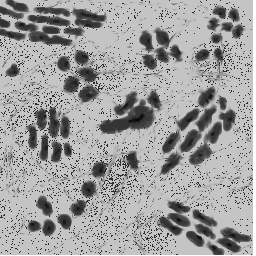
%> input picture code_for_tests/obrazy/CELLS1.BMP, 256 x 256 px
$ octave test.m   (GNU Octave 9; MATLAB toolbox functions it lacks are replaced by stand-ins)
%> lines starting %> are read from the running program, lines starting %| are printed output that depends on the picture; in (x1, y1, x2, y2) boxes, pixels count from 0 and x2, y2 are one past the last pixel; in counts of white or black regions, pixels touching at a corner belong together; the program's own positions count from 1
% [37 lines of commented-out code are left out]

 im = imread('./obrazy/CELLS1.BMP');
%> im is the input picture: size 256x256 uint8; min 10, max 255, mean 160.1
 imshow(im);title('obraz oryginalny');
 im2 = imclose(im,ones(3)); % filtracja wstępna
 im3 = im2 > 85; % segmentacja przez progowanie
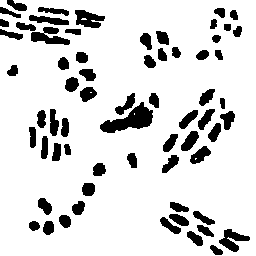
%> im3: size 256x256 logical; 85.6% white; 65 black regions, largest, box (x1, y1, x2, y2) and area: (100, 102, 153, 133) 775, (31, 27, 70, 45) 385, (75, 10, 105, 28) 346
 im3a = imerode(im3,ones(5)); % otwarcie przez rekonstrukcję
%> im3a: size 256x256 logical; 72.4% white; 24 black regions, largest, box (x1, y1, x2, y2) and area: (0, 0, 107, 47) 3245, (177, 87, 237, 166) 2473, (27, 107, 73, 163) 1758
 im4 = imreconstruct(im3a,im3); % obrazu po segmentacji
%> im4: size 256x256 logical; 85.6% white; 65 black regions, largest, box (x1, y1, x2, y2) and area: (100, 102, 153, 133) 777, (31, 27, 70, 45) 385, (75, 10, 105, 28) 356
 figure; imshow([im im2 ; im2uint8(im3) im2uint8(im4)]);
%> after `imshow([im im2 ; im2uint8(im3) im2uint8(im4)])`:
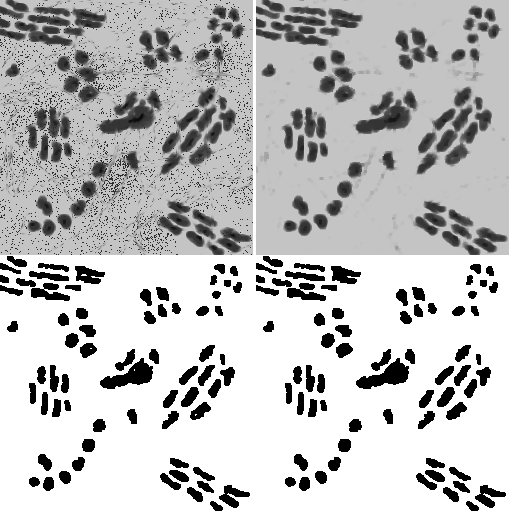
%> displayed picture: size 512x512, on the screen's scale of 0 to 255; min 0, max 255, mean 191.7
 title('filtracja i segmentacja');
[im5 n] = bwlabel(~im4); % etykietowanie
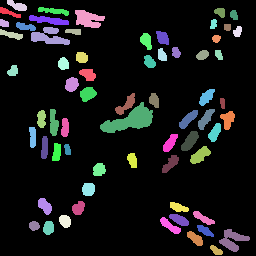
%> im5: size 256x256 double; 66 distinct labels, from 0 to 65; one colour per label, 0 black
%> n = 65
 figure; imshow(im5+1,rand(100,3)); title('wynik etykietowania');
%> after `imshow(im5+1,rand(100,3))`:
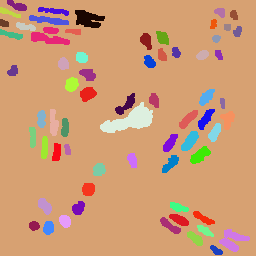
%> displayed picture: size 256x256x3, on the screen's scale of 0 to 255; mean R, G, B 205.4, 155.2, 117.8
 c = regionprops(im5,'Perimeter','Area');
%> c = 65 regions; largest, Area and Perimeter: 777 140.8, 385 129.7, 356 100.5, 334 109.9, 232 86.78
 ar = cat(1,c.Area); % wektor powierzchni obiektów
%> ar = 65 values, max 777 at index 31, min 46 at index 63, mean 145.6
 pe = cat(1,c.Perimeter); % wektor obwodów obiektów
%> pe = 65 values, max 140.8 at index 31, min 21.78 at index 63, mean 47.88
 cc = (pe.*pe)./ar % wektor współczynników (cech)
%> cc = 65 values, max 43.71 at index 10, min 10.21 at index 57, mean 16.43
 lut = cc < 14;
%> lut = 65 logical values, 32 true
 lut1=zeros(256,1);
 lut1(1:size(lut,1)) = lut; % tablica korekcji
 im6 = intlut(uint8(im5-1),uint8(lut1)); % zastosowanie tablicy kor.
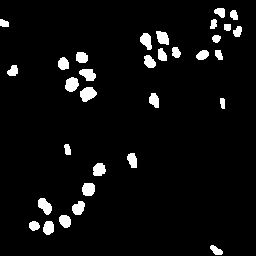
%> im6: size 256x256 uint8; values 0 (black) and 1 (white), 5% white; 32 white regions, largest, box (x1, y1, x2, y2) and area: (80, 87, 97, 102) 179, (65, 77, 79, 92) 157, (38, 198, 52, 215) 155
 im7 = (1 - uint8(im4)) + im6; % przygotowanie do wyświetlenia
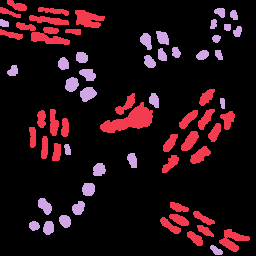
%> im7: size 256x256 uint8; 3 distinct labels, from 0 to 2; one colour per label, 0 black
 figure; imshow(im7+1,[0 0 0; 0 0 0 ;1 0 0 ; 0 1 0]); title('wynik klasyfikacji');
%> after `imshow(im7+1,[0 0 0; 0 0 0 ;1 0 0 ; 0 1 0])`:
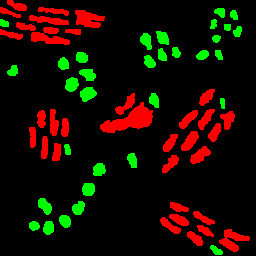
%> displayed picture: size 256x256x3, on the screen's scale of 0 to 255; mean R, G, B 24.1, 12.7, 0

$ run again, with code_for_tests/obrazy/CELLS3.BMP copied over code_for_tests/obrazy/CELLS1.BMP
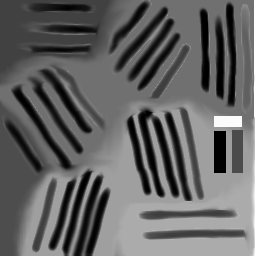
%> input picture code_for_tests/obrazy/CELLS3.BMP, 256 x 256 px
%> im is the input picture: size 256x256 uint8; min 0, max 255, mean 100.2
%> im3: size 256x256 logical; 60.4% white; 27 black regions, largest, box (x1, y1, x2, y2) and area: (0, 0, 115, 84) 6377, (0, 102, 49, 256) 3927, (138, 108, 179, 197) 1358
%> im3a: size 256x256 logical; 42.4% white; 23 white regions (21 under 20 px), largest, box (x1, y1, x2, y2) and area: (0, 0, 256, 256) 27304, (108, 0, 140, 43) 444
%> im4: size 256x256 logical; 60.1% white; 27 black regions, largest, box (x1, y1, x2, y2) and area: (0, 0, 115, 84) 6543, (0, 102, 49, 256) 3974, (138, 108, 179, 197) 1358
%> `[im5 n] = bwlabel(~im4);`:
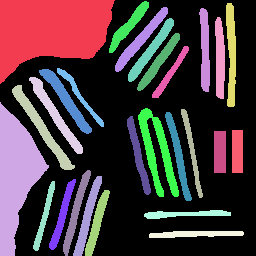
%> im5: size 256x256 double; 28 distinct labels, from 0 to 27; one colour per label, 0 black
%> n = 27
%> c = 27 regions; largest, Area and Perimeter: 6543 359.1, 3974 344.9, 1358 369.5, 938 216.3, 799 192.1
%> ar = 27 values, max 6543 at index 1, min 375 at index 8, mean 969.4
%> pe = 27 values, max 369.5 at index 17, min 101.6 at index 24, mean 186
%> cc = 27 values, max 100.5 at index 17, min 19.7 at index 1, mean 47.6
%> lut = 27 logical values, 0 true
%> im6: size 256x256 uint8; every value is 0
%> `imshow(im7+1,[0 0 0; 0 0 0 ;1 0 0 ; 0 1 0])`:
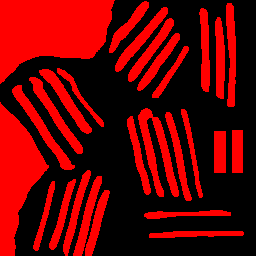
%> displayed picture: size 256x256x3, on the screen's scale of 0 to 255; mean R, G, B 101.8, 0, 0
